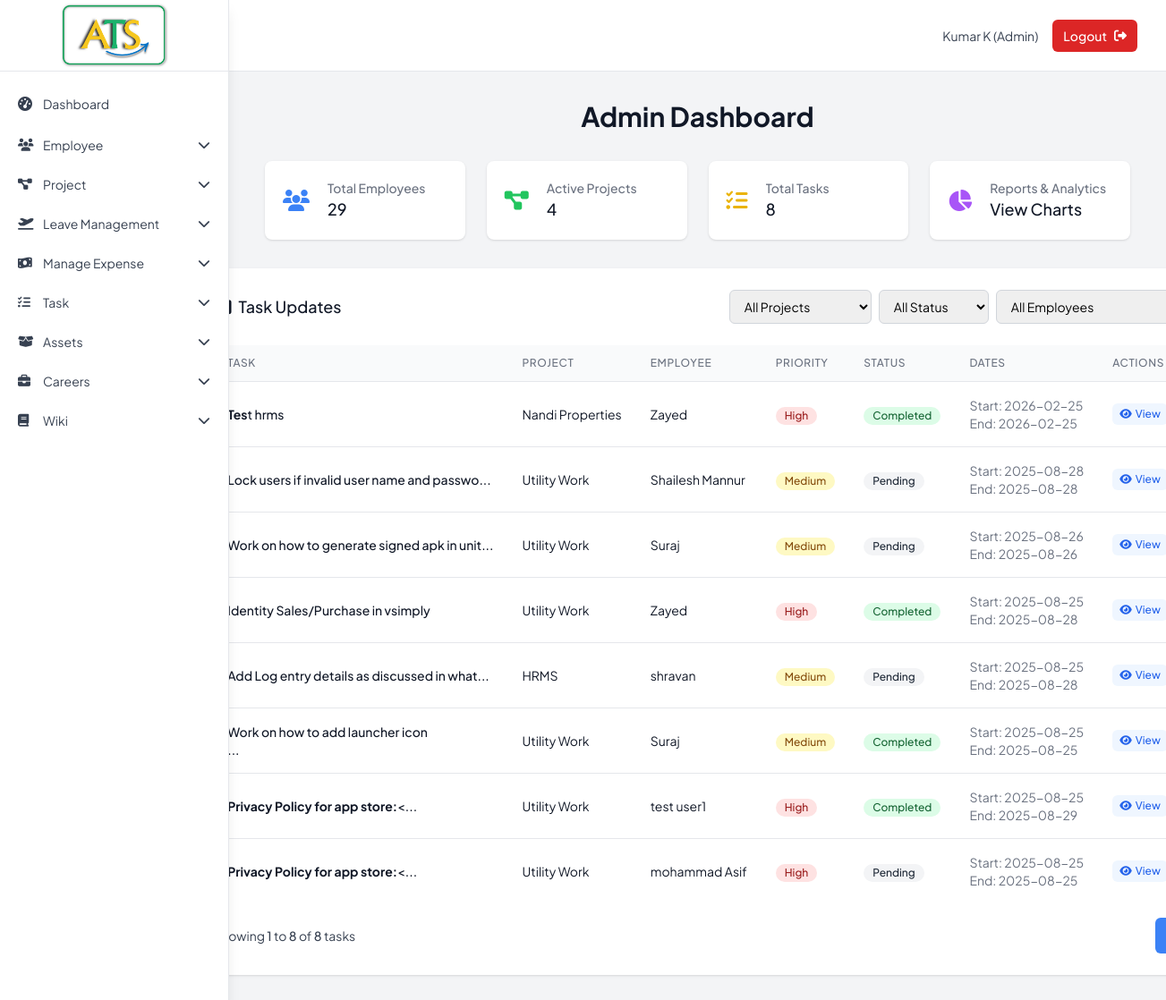
Screenshot of /admin/dashboard (signed in) with the database file from the repository.
### tables this page shows
CREATE TABLE tbl_task (
                task_id INTEGER PRIMARY KEY AUTOINCREMENT,
                project_id INTEGER NOT NULL,
                emp_id INTEGER NOT NULL,
                task_desc TEXT NOT NULL,
                priority TEXT NOT NULL,
                status TEXT DEFAULT 'pending',
                start_date DATE NOT NULL,
                end_date DATE,
                inserted_date DATETIME DEFAULT CURRENT_TIMESTAMP,
                FOREIGN KEY (project_id) REFERENCES tbl_project (project_id),
                FOREIGN KEY (emp_id) REFERENCES tbl_employee (emp_id)
            );

CREATE TABLE tbl_project (
                project_id INTEGER PRIMARY KEY AUTOINCREMENT,
                project_name TEXT NOT NULL,
                priority TEXT NOT NULL,
                project_desc TEXT,
                project_status TEXT DEFAULT 'active',
                start_date DATE NOT NULL,
                end_date DATE,
                inserted_date DATETIME DEFAULT CURRENT_TIMESTAMP
            );

CREATE TABLE tbl_employee (
                emp_id INTEGER PRIMARY KEY AUTOINCREMENT,
                first_name TEXT NOT NULL,
                last_name TEXT NOT NULL,
                gender TEXT NOT NULL,
                dob DATE NOT NULL,
                address TEXT NOT NULL,
                phone_no TEXT NOT NULL,
                email TEXT UNIQUE NOT NULL,
                password TEXT NOT NULL,
                status TEXT DEFAULT 'active',
                emp_type TEXT DEFAULT 'emp',
                inserted_date DATETIME DEFAULT CURRENT_TIMESTAMP
            , department TEXT);

### Backup_Code/app1.py (the view)
@app.route('/admin/dashboard')
def admin_dashboard():
    if 'user_id' not in session or session['emp_type'] != 'admin':
        return redirect(url_for('login'))
    page = int(request.args.get('page', 1))
    page_size = 10
    project_filter = request.args.get('project_filter', '')
    status_filter = request.args.get('status_filter', '')
    employee_filter = request.args.get('employee_filter', '')
    tasks, total_tasks = db.get_all_tasks_with_details_paginated(page, page_size, project_filter, status_filter, employee_filter)
    employees = db.get_employees()
    projects = db.get_projects()
    total_pages = math.ceil(total_tasks / page_size)
    return render_template('admin_dashboard.html',
                         tasks=tasks,
                         employees=employees,
                         projects=projects,
                         page=page,
                         page_size=page_size,
                         total_tasks=total_tasks,
                         total_pages=total_pages,
                         project_filter=project_filter,
                         status_filter=status_filter,
                         employee_filter=employee_filter)

### Backup_Code/database.py (called while the page is built)
    def get_connection(self):
        return sqlite3.connect(self.db_name)

    def get_employees(self, status_filter='all'):
        conn = self.get_connection()
        cursor = conn.cursor()
        query = '''
            SELECT emp_id, first_name, last_name, gender, dob, address, phone_no, email, status, emp_type, inserted_date, password
            FROM tbl_employee
        '''
        params = []
        if status_filter != 'all':
            query += ' WHERE status = ?'
            params.append(status_filter)
        query += ' ORDER BY inserted_date DESC'
        cursor.execute(query, params)
        employees = cursor.fetchall()
        conn.close()
        return employees

    def get_projects(self):
        conn = self.get_connection()
        cursor = conn.cursor()
        cursor.execute('''
            SELECT project_id, project_name, priority, project_desc, project_status, start_date, end_date, inserted_date
            FROM tbl_project
            ORDER BY inserted_date DESC
        ''')
        projects = cursor.fetchall()
        conn.close()
        return projects

### Backup_Code/templates/admin_dashboard.html (shortened to what this page needs)
{% extends "base.html" %}
{% block content %}
<div class="max-w-7xl mx-auto lg:px-2 max-md:w-[23rem]">
    <div class="mb-8">
        <h1 class="text-2xl sm:text-3xl font-bold text-gray-900 text-center">Admin Dashboard</h1>
    </div>
    <div class="grid grid-cols-1 sm:grid-cols-2 lg:grid-cols-4 gap-4 sm:gap-6 mb-8">
        <a href="{{ url_for('employees.view_employees') }}" class="block bg-white overflow-hidden shadow rounded-lg hover:bg-gray-50 transition duration-200 cursor-pointer">
            <div class="p-4 sm:p-5">
                <div class="flex items-center">
                    <div class="flex-shrink-0">
                        <i class="fas fa-users text-blue-500 text-xl sm:text-2xl"></i>
                    </div>
                    <div class="ml-4 sm:ml-5 w-0 flex-1">
                        <dl>
                            <dt class="text-xs sm:text-sm font-medium text-gray-500 truncate">Total Employees</dt>
                            <dd class="text-base sm:text-lg font-medium text-gray-900">{{ employees|length }}</dd>
                        </dl>
                    </div>
                </div>
            </div>
        </a>
        <a href="{{ url_for('projects.view_projects') }}" class="block bg-white overflow-hidden shadow rounded-lg hover:bg-gray-50 transition duration-200 cursor-pointer">
            <div class="p-4 sm:p-5">
                <div class="flex items-center">
                    <div class="flex-shrink-0">
                        <i class="fas fa-project-diagram text-green-500 text-xl sm:text-2xl"></i>
                    </div>
                    <div class="ml-4 sm:ml-5 w-0 flex-1">
                        <dl>
                            <dt class="text-xs sm:text-sm font-medium text-gray-500 truncate">Active Projects</dt>
                            <dd class="text-base sm:text-lg font-medium text-gray-900">{{ projects|length }}</dd>
                        </dl>
                    </div>
                </div>
            </div>
        </a>
        <a href="{{ url_for('tasks.view_tasks') }}" class="block bg-white overflow-hidden shadow rounded-lg hover:bg-gray-50 transition duration-200 cursor-pointer">
            <div class="p-4 sm:p-5">
                <div class="flex items-center">
                    <div class="flex-shrink-0">
                        <i class="fas fa-tasks text-yellow-500 text-xl sm:text-2xl"></i>
                    </div>
                    <div class="ml-4 sm:ml-5 w-0 flex-1">
                        <dl>
                            <dt class="text-xs sm:text-sm font-medium text-gray-500 truncate">Total Tasks</dt>
                            <dd class="text-base sm:text-lg font-medium text-gray-900">{{ total_tasks }}</dd>
                        </dl>
                    </div>
                </div>
            </div>
        </a>
        <a href="{{ url_for('tasks.admin_reports') }}" class="block bg-white overflow-hidden shadow rounded-lg hover:bg-gray-50 transition duration-200 cursor-pointer">
            <div class="p-4 sm:p-5">
                <div class="flex items-center">
                    <div class="flex-shrink-0">
                        <i class="fas fa-chart-pie text-purple-500 text-xl sm:text-2xl"></i>
                    </div>
                    <div class="ml-4 sm:ml-5 w-0 flex-1">
                        <dl>
                            <dt class="text-xs sm:text-sm font-medium text-gray-500 truncate">Reports & Analytics</dt>
                            <dd class="text-base sm:text-lg font-medium text-gray-900">View Charts</dd>
                        </dl>
                    </div>
                </div>
            </div>
        </a>
    </div>
    <div class="flex flex-col justify-center items-center">
        <div class="bg-white shadow rounded-lg max-w-fit max-md:max-w-full">
            <div class="px-4 py-5 sm:p-6">
                <div class="flex flex-col sm:flex-row sm:justify-between sm:items-center mb-6 space-y-4 sm:space-y-0">
                    <h3 class="text-base sm:text-lg leading-6 font-medium text-gray-900">
                        Task Updates
                    </h3>
                    <div class="flex flex-col sm:flex-row sm:space-x-2 space-y-2 sm:space-y-0">
                        <select id="projectFilter" class="border border-gray-300 rounded-md px-3 py-2 text-sm w-full sm:w-auto">
                            <option value="">All Projects</option>
                        </select>
                        <select id="statusFilter" class="border border-gray-300 rounded-md px-3 py-2 text-sm w-full sm:w-auto">
                            <option value="">All Status</option>
                        </select>
                        <select id="employeeFilter" class="border border-gray-300 rounded-md px-3 py-2 text-sm w-full sm:w-auto">
                            <option value="">All Employees</option>
                        </select>
                    </div>
                </div>
                <div class="overflow-x-auto">
                    <table class="min-w-full divide-y divide-gray-200" id="tasksTable">
                        <thead class="bg-gray-50">
                            <tr>
                                <th class="px-4 py-3 text-left text-xs font-medium text-gray-500 uppercase tracking-wider">Task</th>
                                <th class="px-4 py-3 text-left text-xs font-medium text-gray-500 uppercase tracking-wider">Project</th>
                                <th class="px-4 py-3 text-left text-xs font-medium text-gray-500 uppercase tracking-wider">Employee</th>
                                <th class="px-4 py-3 text-left text-xs font-medium text-gray-500 uppercase tracking-wider">Priority</th>
                                <th class="px-4 py-3 text-left text-xs font-medium text-gray-500 uppercase tracking-wider">Status</th>
                                <th class="px-4 py-3 text-left text-xs font-medium text-gray-500 uppercase tracking-wider">Dates</th>
                                <th class="px-4 py-3 text-left text-xs font-medium text-gray-500 uppercase tracking-wider">Actions</th>
                            </tr>
                        </thead>
                        <tbody class="bg-white divide-y divide-gray-200">
                            {% for task in tasks %}
                            <tr class="task-row" data-project="{{ task[6] }}" data-status="{{ task[3] }}" data-employee="{{ task[7] }} {{ task[8] }}">
                                <td class="px-4 py-4 whitespace-nowrap">
                                    <div class="text-sm font-medium text-gray-900">{{ task[1][:50]|safe }}{% if task[1]|length > 50 %}...{% endif %}</div>
                                </td>
                                <td class="px-4 py-4 whitespace-nowrap">
                                    <div class="text-sm text-gray-900">{{ task[6] }}</div>
                                </td>
                                <td class="px-4 py-4 whitespace-nowrap">
                                    <div class="text-sm text-gray-900">{{ task[7] }} {{ task[8] }}</div>
                                </td>
                                <td class="px-4 py-4 whitespace-nowrap">
                                    <span class="inline-flex items-center px-2.5 py-0.5 rounded-full text-xs font-medium
                                        {% if task[2] == 'high' %}bg-red-100 text-red-800
                                        {% elif task[2] == 'medium' %}bg-yellow-100 text-yellow-800
                                        {% else %}bg-green-100 text-green-800{% endif %}">
                                        {{ task[2].title() }}
                                    </span>
                                </td>
                                <td class="px-4 py-4 whitespace-nowrap">
                                    <span class="inline-flex items-center px-2.5 py-0.5 rounded-full text-xs font-medium
                                        {% if task[3] == 'completed' %}bg-green-100 text-green-800
                                        {% elif task[3] == 'in_progress' %}bg-blue-100 text-blue-800
                                        {% else %}bg-gray-100 text-gray-800{% endif %}">
                                        {{ task[3].replace('_', ' ').title() }}
                                    </span>
                                </td>
                                <td class="px-4 py-4 whitespace-nowrap text-sm text-gray-500">
                                    <div>Start: {{ task[4] if task[4] else 'Not set' }}</div>
                                    <div>End: {{ task[5] if task[5] else 'Not set' }}</div>
                                </td>
                                <td class="px-4 py-4 whitespace-nowrap text-sm font-medium">
                                    <div class="flex space-x-2">
                                        <a href="{{ url_for('tasks.show_task_details', task_id=task[0]) }}"
                                           class="text-blue-600 hover:text-blue-900 bg-blue-50 hover:bg-blue-100 px-2 py-1 rounded-md text-xs transition duration-200">
                                            <i class="fas fa-eye mr-1"></i>View
                                        </a>
                                    </div>
                                </td>
                            </tr>
                            {% endfor %}
                        </tbody>
                    </table>
                </div>
                <div class="mt-4 flex justify-between items-center">
                    <div>
                        <p class="text-sm text-gray-700">
                            Showing <span class="font-medium">{{ (page - 1) * page_size + 1 }}</span> to <span class="font-medium">{{ (page - 1) * page_size + tasks|length }}</span> of <span class="font-medium">{{ total_tasks }}</span> tasks
                        </p>
                    </div>
                    <div class="flex space-x-2">
                        {% for p in range(1, total_pages + 1) %}
                        <a href="{{ url_for('tasks.admin_dashboard', page=p, project_filter=project_filter, status_filter=status_filter, employee_filter=employee_filter) }}"
                           class="px-3 py-2 rounded-md {% if p == page %}bg-blue-500 text-white{% else %}bg-gray-100 text-gray-700 hover:bg-gray-200{% endif %}">{{ p }}</a>
                        {% endfor %}
                    </div>
                </div>
            </div>
        </div>
    </div>
</div>
{% endblock %}

### Backup_Code/templates/base.html (style rules this page uses)
html { scroll-behavior: smooth }
body { font-family: "Plus Jakarta Sans", sans-serif }

### rows the page displays
tbl_task: task_desc "Tes t hrms", project_name "Nandi Properties", first_name "Zayed", priority "High", status "Completed", start_date "2026-02-25", end_date "2026-02-25"
tbl_task: task_desc "Lock users if invalid user name and passwo", project_name "Utility Work", first_name "Shailesh", last_name "Mannur", priority "Medium", status "Pending", start_date "2025-08-28", end_date "2025-08-28"
tbl_task: task_desc "Work on how to generate signed apk in unit", project_name "Utility Work", first_name "Suraj", priority "Medium", status "Pending", start_date "2025-08-26", end_date "2025-08-26"
tbl_task: task_desc "Identity Sales/Purchase in vsimply", project_name "Utility Work", first_name "Zayed", priority "High", status "Completed", start_date "2025-08-25", end_date "2025-08-28"
tbl_task: task_desc "Add Log entry details as discussed in what", project_name "HRMS", first_name "shravan", priority "Medium", status "Pending", start_date "2025-08-25", end_date "2025-08-28"
tbl_task: task_desc "Work on how to add launcher icon", project_name "Utility Work", first_name "Suraj", priority "Medium", status "Completed", start_date "2025-08-25", end_date "2025-08-25"
tbl_task: task_desc "Privacy Policy for app store: <", project_name "Utility Work", first_name "test user1", priority "High", status "Completed", start_date "2025-08-25", end_date "2025-08-29"
tbl_task: task_desc "Privacy Policy for app store: <", project_name "Utility Work", first_name "mohammad", last_name "Asif", priority "High", status "Pending", start_date "2025-08-25", end_date "2025-08-25"

### other values shown
{{ label }} "Dashboard"
{{ session.first_name }} "Kumar"
{{ session.last_name }} "K"
{{ session.emp_type.title() }} "Admin"
{{ employees|length }} "29"
{{ projects|length }} "4"
{{ total_tasks }} "8"
{{ (page - 1) * page_size + 1 }} "1"
{{ (page - 1) * page_size + tasks|length }} "8"
